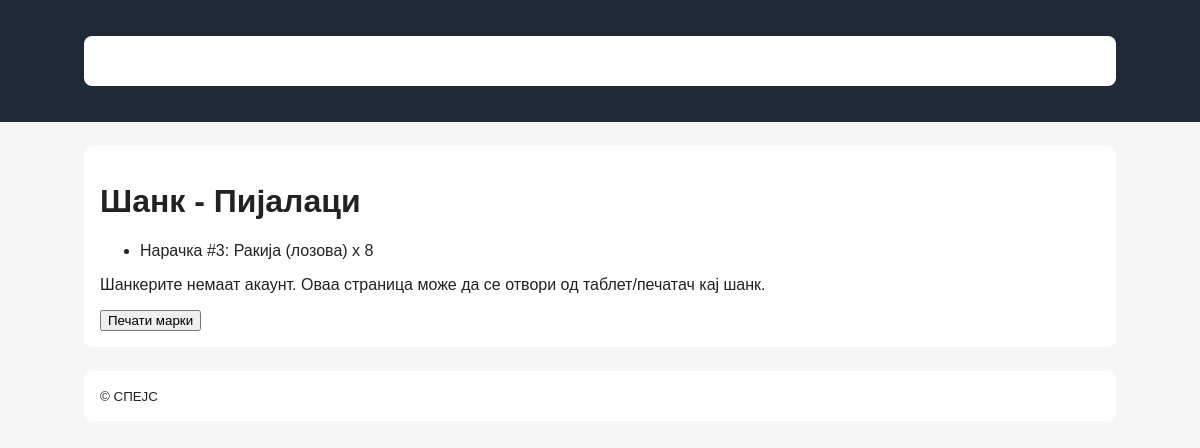
Screenshot of /kitchen/bar/ with the database file from the repository.
### orders/models.py (models this page shows, shortened)
class OrderItem(models.Model):
    order = models.ForeignKey(Order, related_name='items', on_delete=models.CASCADE)
    product = models.ForeignKey(Product, on_delete=models.PROTECT)
    quantity = models.PositiveIntegerField(default=1)

class Order(models.Model):
    STATUS_CHOICES = [
        ('PENDING', 'Во подготовка'),
        ('SERVED', 'Послужено'),
        ('PAID', 'Платено'),
    ]
    table_number = models.PositiveIntegerField()
    waiter = models.ForeignKey(User, on_delete=models.CASCADE, related_name='orders')
    status = models.CharField(max_length=10, choices=STATUS_CHOICES, default='PENDING')
    discount_percent = models.DecimalField(max_digits=5, decimal_places=2, default=0.00)
    created_at = models.DateTimeField(auto_now_add=True)
    updated_at = models.DateTimeField(auto_now=True)

class Product(models.Model):
    name = models.CharField(max_length=100)
    category = models.ForeignKey(Category, on_delete=models.SET_NULL, null=True)
    price = models.DecimalField(max_digits=10, decimal_places=2)

### orders/views.py (the view)
# urls.py: path('kitchen/bar/', views.bar_queue, name='bar_queue'),
def bar_queue(request):
    items = OrderItem.objects.filter(product__category__name='Пијалаци').order_by('order__created_at')
    return render(request, 'orders/kitchen_bar.html', {'items': items})

### templates/orders/kitchen_bar.html
{% extends 'base.html' %}
{% block content %}
  <h1>Шанк - Пијалаци</h1>
  <ul>
    {% for it in items %}
      <li>Нарачка #{{ it.order.id }}: {{ it.product.name }} x {{ it.quantity }}</li>
    {% endfor %}
  </ul>
  <p>Шанкерите немаат акаунт. Оваа страница може да се отвори од таблет/печатач кај шанк.</p>
  <button onclick="window.print()">Печати марки</button>
{% endblock %}

### templates/styles.css (style rules this page uses)
body { font-family:Arial,Helvetica,sans-serif;margin:0;padding:0;background:#f6f6f6;color:#222 }

### rows the page displays
OrderItem: order.id "3", product.name "Ракија (лозова)", quantity "8"
